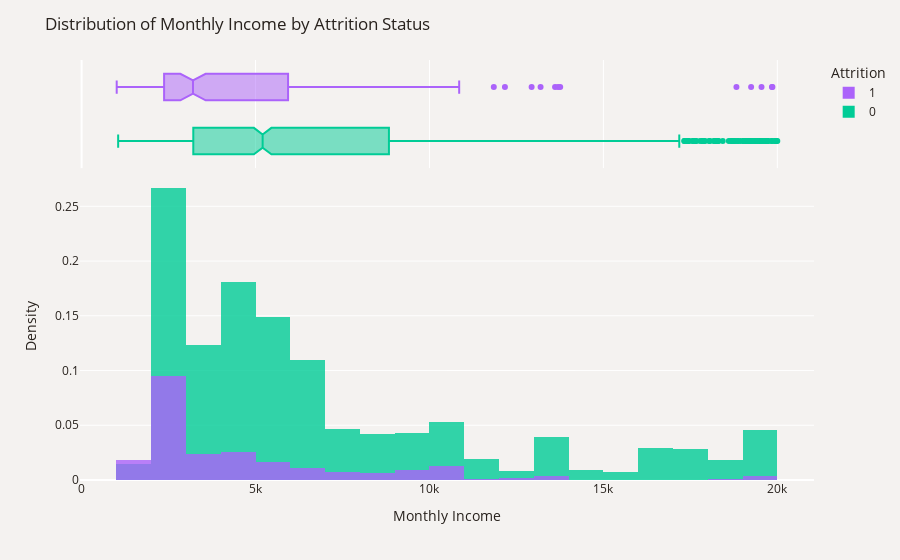

Source (notebook cell):
### Markdown cell above
<img src="https://cdn.corporatefinanceinstitute.com/assets/cash-money.jpg" width="900" height="400" />

### Code cell
plot_df=data.sort_values(by="Attrition")
fig=px.histogram(plot_df, x='MonthlyIncome', color='Attrition', 
                 opacity=0.8, histnorm='density', barmode='overlay', marginal='box',
                 color_discrete_map={'Yes': '#B9C0C9','No': '#CDBBA7'})
fig.update_layout(title_text='Distribution of Monthly Income by Attrition Status',
                  xaxis_title='Monthly Income', yaxis_title='Density',font_color='#28221D',
                  paper_bgcolor='#F4F2F0', plot_bgcolor='#F4F2F0', legend_traceorder='reversed')
fig.show()

### Figure 1 — Plotly figure (JSON) as saved in the notebook; plotly's stock layout.template omitted (floating-point values rounded to 4 significant figures; data arrays with more than 128 entries replaced by an {"elided": "..."} marker saying what was removed)
{"data": [{"alignmentgroup": "True", "bingroup": "x", "histnorm": "density", "hovertemplate": "Attrition=0<br>MonthlyIncome=%{x}<br>density=%{y}<extra></extra>", "legendgroup": "0", "marker": {"color": "#00cc96", "opacity": 0.8, "pattern": {"shape": ""}}, "name": "0", "offsetgroup": "0", "orientation": "v", "showlegend": true, "type": "histogram", "x": {"elided": "1233 int values"}, "xaxis": "x", "yaxis": "y"}, {"alignmentgroup": "True", "hovertemplate": "Attrition=0<br>MonthlyIncome=%{x}<extra></extra>", "legendgroup": "0", "marker": {"color": "#00cc96"}, "name": "0", "notched": true, "offsetgroup": "0", "showlegend": false, "type": "box", "x": {"elided": "1233 int values"}, "xaxis": "x2", "yaxis": "y2"}, {"alignmentgroup": "True", "bingroup": "x", "histnorm": "density", "hovertemplate": "Attrition=1<br>MonthlyIncome=%{x}<br>density=%{y}<extra></extra>", "legendgroup": "1", "marker": {"color": "#ab63fa", "opacity": 0.8, "pattern": {"shape": ""}}, "name": "1", "offsetgroup": "1", "orientation": "v", "showlegend": true, "type": "histogram", "x": {"elided": "237 int values"}, "xaxis": "x", "yaxis": "y"}, {"alignmentgroup": "True", "hovertemplate": "Attrition=1<br>MonthlyIncome=%{x}<extra></extra>", "legendgroup": "1", "marker": {"color": "#ab63fa"}, "name": "1", "notched": true, "offsetgroup": "1", "showlegend": false, "type": "box", "x": {"elided": "237 int values"}, "xaxis": "x2", "yaxis": "y2"}], "layout": {"barmode": "overlay", "font": {"color": "#28221D"}, "legend": {"title": {"text": "Attrition"}, "tracegroupgap": 0, "traceorder": "reversed"}, "margin": {"t": 60}, "paper_bgcolor": "#F4F2F0", "plot_bgcolor": "#F4F2F0", "title": {"text": "Distribution of Monthly Income by Attrition Status"}, "xaxis": {"anchor": "y", "domain": [0, 1], "title": {"text": "Monthly Income"}}, "xaxis2": {"anchor": "y2", "domain": [0, 1], "matches": "x", "showgrid": true, "showticklabels": false}, "yaxis": {"anchor": "x", "domain": [0, 0.7326], "title": {"text": "Density"}}, "yaxis2": {"anchor": "x2", "domain": [0.7426, 1], "matches": "y2", "showgrid": false, "showline": false, "showticklabels": false, "ticks": ""}}}
